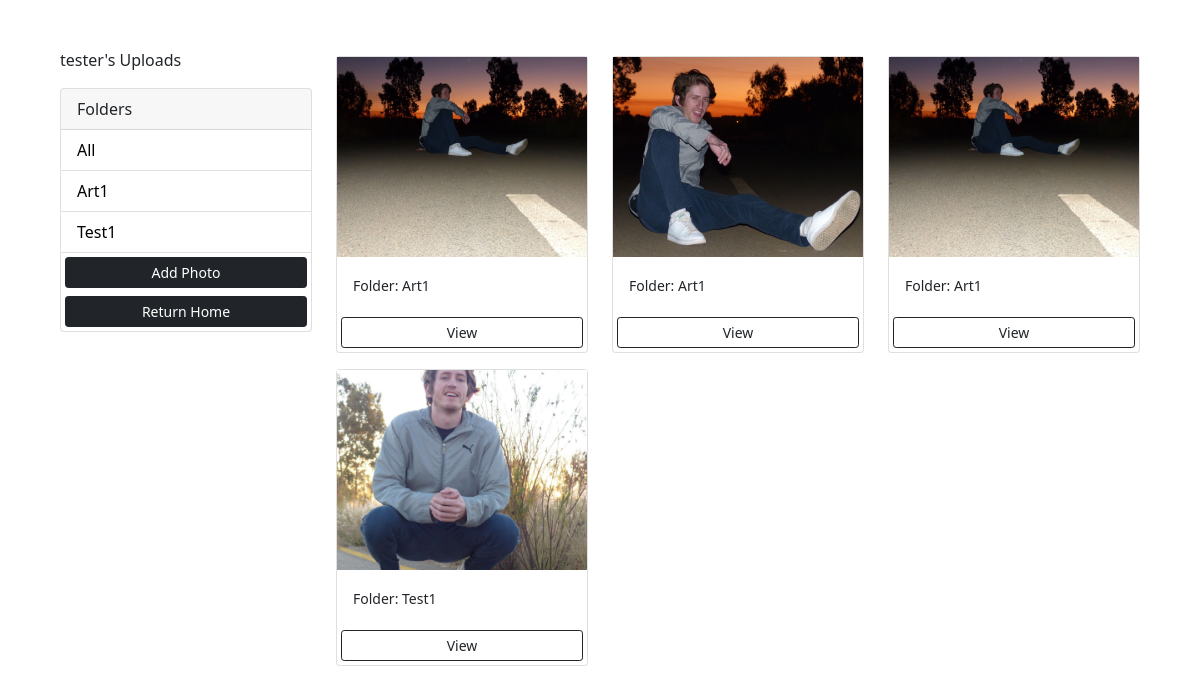
The app's page /uploads/ (signed in), older data.
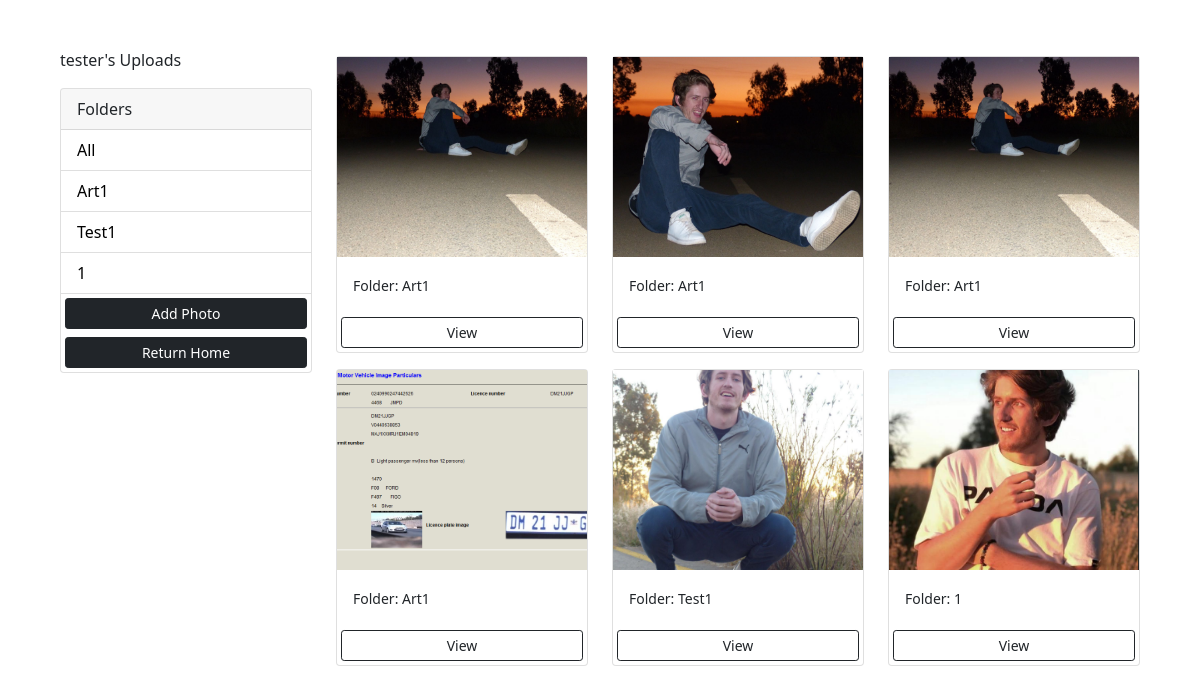
The same page, newer data.
### uploads/models.py (models this page shows, shortened)
class Category(models.Model):
    class Meta:
        verbose_name = 'Category'
        verbose_name_plural = 'Categories'
    user = models.ForeignKey(
        User, on_delete=models.SET_NULL, null=True, blank=True)
    name = models.CharField(max_length=100, null=False, blank=False)

class Photo(models.Model):
    class Meta:
        verbose_name = 'Photo'
        verbose_name_plural = 'Photos'
    category = models.ForeignKey(
        Category, on_delete=models.SET_NULL, null=True, blank=True)
    image = models.ImageField(null=False, blank=False)
    description = models.TextField()

### uploads/views.py (the view)
# urls.py: path('', views.gallery, name='gallery'),
@login_required(login_url='login')
def gallery(request):
    user = request.user
    category = request.GET.get('category')
    if category == None:
        photos = Photo.objects.filter(category__user=user)
    else:
        photos = Photo.objects.filter(
            category__name=category, category__user=user)
    categories = Category.objects.filter(user=user)
    context = {'categories': categories, 'photos': photos}
    return render(request, 'photos/gallery.html', context)

### uploads/templates/photos/gallery.html (shortened to what this page needs)
<!DOCTYPE html>
<html lang="en">
<head>
    <link href="https://cdn.jsdelivr.net/npm/bootstrap@5.0.0-beta1/dist/css/bootstrap.min.css" rel="stylesheet"
>
</head>
<body class="m-5">
    <div class="container">
        <div class="row">
            <div class="col-md-3">
                {% if request.user.is_authenticated %}
                <p>{{request.user}}'s Uploads</p>
                {% endif %}
                <div class="card">
                    <div class="card-header">
                        Folders
                    </div>
                    <ul class="list-group list-group-flush">
                        <li class="list-group-item">
                            <a href="{% url 'gallery' %}">All</a>
                        </li>
                        {% for category in categories %}
                        <li class=" list-group-item">
                            <a href="{% url 'gallery' %}?category={{category.name}}">
                                {{category.name}}
                            </a>
                        </li>
                        {% endfor %}
                        <a href="{% url 'add' %}" class="btn btn-dark btn-block btn-sm m-1">Add Photo</a>
                        <a href="{% url 'home' %}" class="btn btn-dark btn-block btn-sm m-1">Return Home</a>
                    </ul>
                </div>
            </div>
            <div class="col-md-9">
                <div class="row">
                    {% for photo in photos %}
                    <div class="col-md-4">
                        <div class="card my-2">
                            <img class="image-thumbail" src="{{photo.image.url}}" alt="Card image cap">
                            <div class="card-body">
                                <small>Folder: {{photo.category.name}}</small>
                            </div>
                            <a href="{% url 'photo' photo.id %}" class="btn btn-outline-dark btn-sm m-1">View</a>
                        </div>
                    </div>
                    {% empty %}
                    <h3>No photos...</h3>
                    {% endfor %}
                </div>
            </div>
        </div>
    </div>
</body>
</html>

Row changes from the older to the newer data that the page shows:
added Category: name "1"
added Photo: image (picture), category.name "Art1"
added Photo: image (picture), category.name "1"
